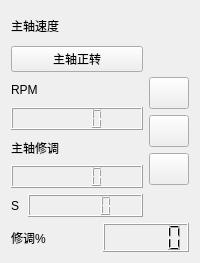
               <widget class="QWidget" name="widget_9" native="true">
                <layout class="QVBoxLayout" name="verticalLayout_32" stretch="2,12,2">
                 <item>
                  <widget class="QLabel" name="label_3">
                   <property name="styleSheet">
                    <string notr="true">font: 20pt &quot;华文琥珀&quot;;</string>
                   </property>
                   <property name="text">
                    <string>主轴速度</string>
                   </property>
                  </widget>
                 </item>
                 <item>
                  <layout class="QHBoxLayout" name="horizontalLayout_46" stretch="3,1">
                   <item>
                    <layout class="QVBoxLayout" name="verticalLayout_30" stretch="1,1,1,1,1,1">
                     <item>
                      <widget class="QPushButton" name="pushButton_66">
                       <property name="sizePolicy">
                        <sizepolicy hsizetype="Preferred" vsizetype="Preferred">
                         <horstretch>0</horstretch>
                         <verstretch>0</verstretch>
                        </sizepolicy>
                       </property>
                       <property name="text">
                        <string>主轴正转</string>
                       </property>
                      </widget>
                     </item>
                     <item>
                      <widget class="QLabel" name="label_16">
                       <property name="text">
                        <string>RPM</string>
                       </property>
                      </widget>
                     </item>
                     <item>
                      <widget class="QLCDNumber" name="lcdNumber_26">
                       <property name="sizePolicy">
                        <sizepolicy hsizetype="Preferred" vsizetype="MinimumExpanding">
                         <horstretch>0</horstretch>
                         <verstretch>0</verstretch>
                        </sizepolicy>
                       </property>
                      </widget>
                     </item>
                     <item>
                      <widget class="QLabel" name="label_17">
                       <property name="text">
                        <string>主轴修调</string>
                       </property>
                      </widget>
                     </item>
                     <item>
                      <widget class="QLCDNumber" name="lcdNumber_27">
                       <property name="sizePolicy">
                        <sizepolicy hsizetype="Expanding" vsizetype="MinimumExpanding">
                         <horstretch>0</horstretch>
                         <verstretch>0</verstretch>
                        </sizepolicy>
                       </property>
                      </widget>
                     </item>
                     <item>
                      <layout class="QHBoxLayout" name="horizontalLayout_56" stretch="1,11">
                       <property name="topMargin">
                        <number>0</number>
                       </property>
                       <item>
                        <widget class="QLabel" name="label_33">
                         <property name="sizePolicy">
                          <sizepolicy hsizetype="Minimum" vsizetype="Preferred">
                           <horstretch>0</horstretch>
                           <verstretch>0</verstretch>
                          </sizepolicy>
                         </property>
                         <property name="text">
                          <string>S</string>
                         </property>
                        </widget>
                       </item>
                       <item>
                        <widget class="QLCDNumber" name="lcdNumber_28">
                         <property name="sizePolicy">
                          <sizepolicy hsizetype="Preferred" vsizetype="MinimumExpanding">
                           <horstretch>0</horstretch>
                           <verstretch>0</verstretch>
                          </sizepolicy>
                         </property>
                        </widget>
                       </item>
                      </layout>
                     </item>
                    </layout>
                   </item>
                   <item>
                    <layout class="QVBoxLayout" name="verticalLayout_31">
                     <item>
                      <spacer name="verticalSpacer_6">
                       <property name="orientation">
                        <enum>Qt::Vertical</enum>
                       </property>
                       <property name="sizeHint" stdset="0">
                        <size>
                         <width>20</width>
                         <height>40</height>
                        </size>
                       </property>
                      </spacer>
                     </item>
                     <item>
                      <widget class="QPushButton" name="pushButton_70">
                       <property name="sizePolicy">
                        <sizepolicy hsizetype="Fixed" vsizetype="Fixed">
                         <horstretch>0</horstretch>
                         <verstretch>0</verstretch>
                        </sizepolicy>
                       </property>
                       <property name="minimumSize">
                        <size>
                         <width>32</width>
                         <height>32</height>
                        </size>
                       </property>
                       <property name="styleSheet">
                        <string notr="true">QPushButton#pushButton_70{
	border-image: url(:/icons/inc.png);	
	background-image: url(:/icons/none.png);
	border-width: 0px;
}

QPushButton#pushButton_70:hover
{
	border-image: url(:/icons/inc_h.png);
	border-width: 0px;
}
QPushButton#pushButton_70:pressed
{
	border-image: url(:/icons/inc_r.png);
	border-width: 0px;
}</string>
                       </property>
                       <property name="text">
                        <string/>
                       </property>
                      </widget>
                     </item>
                     <item>
                      <widget class="QPushButton" name="pushButton_71">
                       <property name="sizePolicy">
                        <sizepolicy hsizetype="Fixed" vsizetype="Fixed">
                         <horstretch>0</horstretch>
                         <verstretch>0</verstretch>
                        </sizepolicy>
                       </property>
                       <property name="minimumSize">
                        <size>
                         <width>32</width>
                         <height>32</height>
                        </size>
                       </property>
                       <property name="styleSheet">
                        <string notr="true">QPushButton#pushButton_71{
	border-image:url(:/icons/reset.png);
	background-image: url(:/icons/none.png);
	border-width: 0px;
}

QPushButton#pushButton_71:hover
{
	border-image:url(:/icons/reset_h.png);
	border-width: 0px;
}

QPushButton#pushButton_71:pressed
{
	border-image: url(:/icons/reset_r.png);
	border-width: 0px;
}</string>
                       </property>
                       <property name="text">
                        <string/>
                       </property>
                      </widget>
                     </item>
                     <item>
                      <widget class="QPushButton" name="pushButton_72">
                       <property name="sizePolicy">
                        <sizepolicy hsizetype="Fixed" vsizetype="Fixed">
                         <horstretch>0</horstretch>
                         <verstretch>0</verstretch>
                        </sizepolicy>
                       </property>
                       <property name="minimumSize">
                        <size>
                         <width>32</width>
                         <height>32</height>
                        </size>
                       </property>
                       <property name="styleSheet">
                        <string notr="true">QPushButton#pushButton_72{
	border-image: url(:/icons/dec.png);	
	background-image: url(:/icons/none.png);
	border-width: 0px;
}

QPushButton#pushButton_72:hover
{
	border-image: url(:/icons/dec_h.png);
	border-width: 0px;
}
QPushButton#pushButton_72:pressed
{
	border-image: url(:/icons/dec_r.png);
	border-width: 0px;
}</string>
                       </property>
                       <property name="text">
                        <string/>
                       </property>
                      </widget>
                     </item>
                     <item>
                      <spacer name="verticalSpacer_2">
                       <property name="orientation">
                        <enum>Qt::Vertical</enum>
                       </property>
                       <property name="sizeHint" stdset="0">
                        <size>
                         <width>20</width>
                         <height>40</height>
                        </size>
                       </property>
                      </spacer>
                     </item>
                    </layout>
                   </item>
                  </layout>
                 </item>
                 <item>
                  <layout class="QHBoxLayout" name="horizontalLayout_49">
                   <item>
                    <widget class="QLabel" name="label_15">
                     <property name="text">
                      <string>修调%</string>
                     </property>
                    </widget>
                   </item>
                   <item>
                    <widget class="QLCDNumber" name="lcdNumber_25">
                     <property name="sizePolicy">
                      <sizepolicy hsizetype="Preferred" vsizetype="MinimumExpanding">
                       <horstretch>0</horstretch>
                       <verstretch>0</verstretch>
                      </sizepolicy>
                     </property>
                    </widget>
                   </item>
                  </layout>
                 </item>
                </layout>
               </widget>
